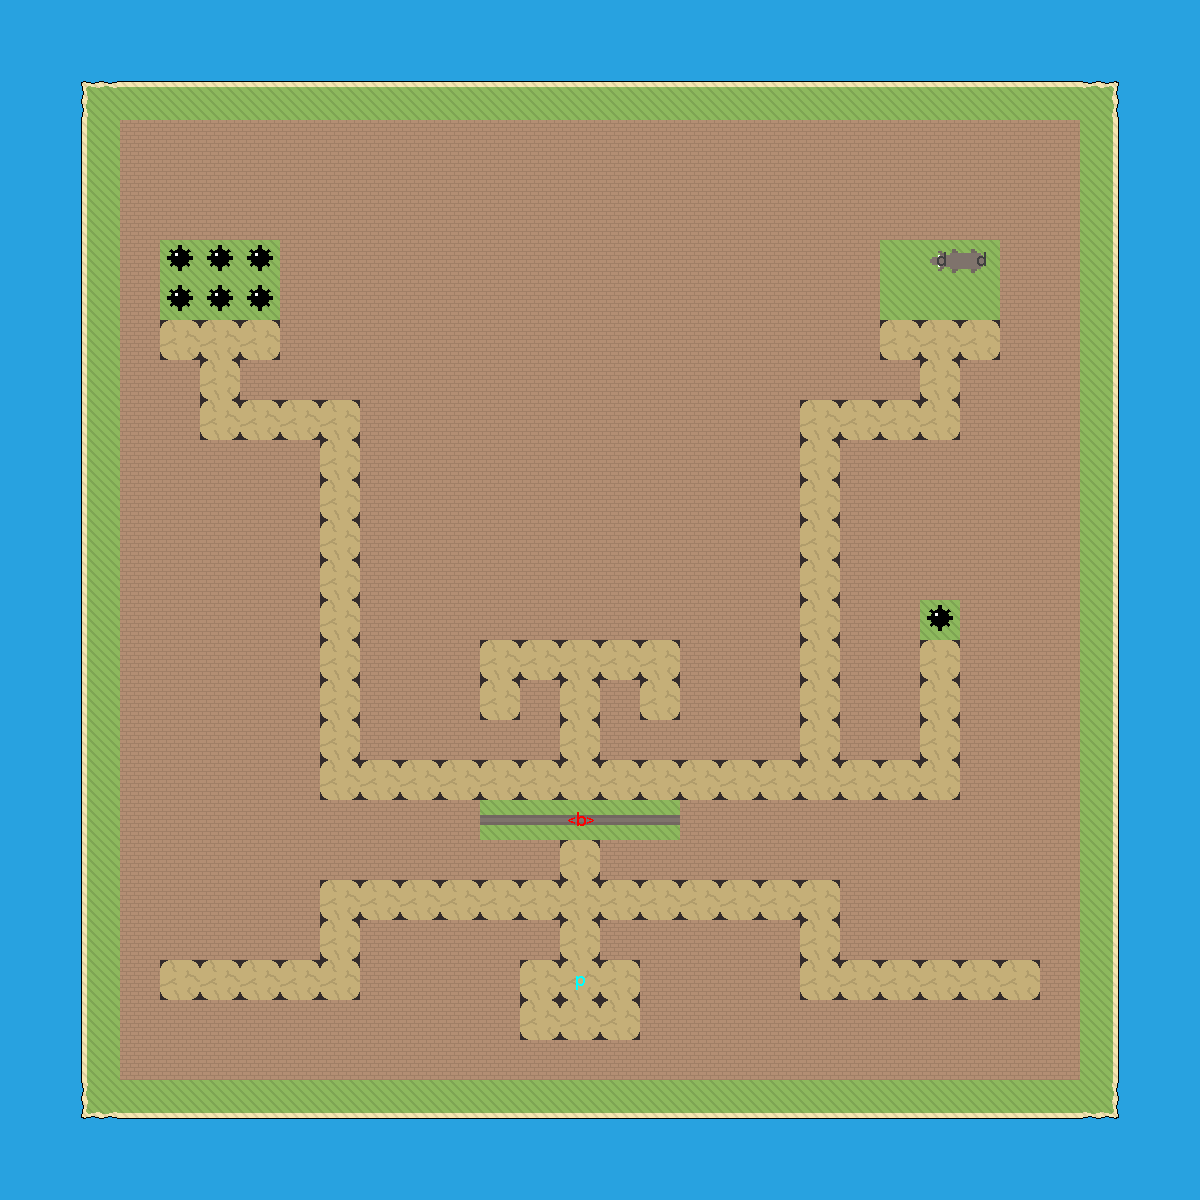

A level layout from a 2D game, rendered from its tile map. Below: a short description, then the map file with tile-grid data replaced by summaries:
An orthogonal 30x30 tile map with 40x40 px tiles, 2 tile layers (Main, Ents), 1 hidden layer not drawn.

<map version="1.0" orientation="orthogonal" width="30" height="30" tilewidth="40" tileheight="40">
 <tileset firstgid="1" source="PtTotD.tsx" />
 <layer name="Main" width="30" height="30">
  <data>[900 cells, 900 non-empty, 16 distinct tile ids]</data>
 </layer>
 <layer name="Ents" width="30" height="30">
  <data>[900 cells, 4 non-empty, 3 distinct tile ids]</data>
 </layer>
 <layer name="BG" width="30" height="30" visible="0">
  <data>[900 cells, 900 non-empty, 1 distinct tile ids]</data>
 </layer>
</map>
